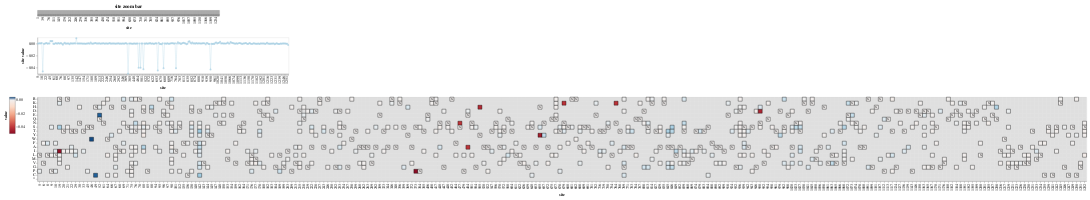

Source (notebook cell):
### Code cell
chart = a_model_object.mut_shift_plot()
chart

### Figure 1 — Vega-Lite specification as saved in the notebook (floating-point values rounded to 4 significant figures; data arrays with more than 128 entries replaced by an {"elided": "..."} marker saying what was removed)
{"config": {"view": {"continuousWidth": 400, "continuousHeight": 300}, "axis": {"grid": false, "labelOverlap": "parity"}, "padding": 10}, "vconcat": [{"data": {"name": "data-3cba72f9284c2e32543541ba110926a8"}, "mark": "rect", "encoding": {"color": {"value": "gray"}, "tooltip": [{"field": "site", "type": "quantitative"}], "x": {"field": "site", "sort": {"field": "_stat_site_order", "order": "ascending"}, "type": "ordinal"}}, "height": 11, "params": [{"name": "parameter003", "select": {"type": "interval", "encodings": ["x"], "mark": {"stroke": "black", "strokeWidth": 2}}}, {"name": "floor_at_zero", "select": {"type": "point", "fields": ["floor"]}, "bind": {"input": "radio", "options": [0, -0.04956], "labels": ["yes", "no"], "name": "floor value at zero"}, "value": [{"floor": -0.04956}]}, {"name": "parameter003", "select": {"type": "interval", "encodings": ["x"], "mark": {"stroke": "black", "strokeWidth": 2}}}, {"name": "parameter001", "select": {"type": "point", "fields": ["cutoff"]}, "bind": {"input": "range", "max": 0.004411, "min": -0.04956, "name": "minimum max of value at site"}, "value": [{"cutoff": -0.04956}]}], "title": "site zoom bar", "width": 500}, {"layer": [{"mark": {"type": "line", "opacity": 0.7, "size": 1}, "encoding": {"color": {"field": "condition", "legend": null, "scale": {"domain": ["S_Omicron_BA_2-1"], "range": ["#a6cee3"]}, "type": "nominal"}, "tooltip": [{"field": "site", "type": "quantitative"}, {"field": "_stat_site_val", "format": ".3g", "title": "site value", "type": "quantitative"}, {"field": "wildtype", "type": "nominal"}], "x": {"field": "site", "sort": {"field": "_stat_site_order", "order": "ascending"}, "type": "ordinal"}, "y": {"field": "_stat_site_val", "scale": {"zero": true}, "title": "site value", "type": "quantitative"}}, "params": [{"name": "site_stat", "select": {"type": "point", "fields": ["_stat_site_stat"]}, "bind": {"input": "radio", "options": ["_stat_sum", "_stat_mean", "_stat_max", "_stat_min"], "labels": ["sum", "mean", "max", "min"], "name": "site value statistic"}, "value": [{"_stat_site_stat": "_stat_sum"}]}, {"name": "parameter002", "select": {"type": "point", "fields": ["_stat_show_line"]}, "bind": {"input": "radio", "options": [true, false], "labels": ["yes", "no"], "name": "show line on site plot"}, "value": [{"_stat_show_line": true}]}, {"name": "floor_at_zero", "select": {"type": "point", "fields": ["floor"]}, "bind": {"input": "radio", "options": [0, -0.04956], "labels": ["yes", "no"], "name": "floor value at zero"}, "value": [{"floor": -0.04956}]}, {"name": "parameter003", "select": {"type": "interval", "encodings": ["x"], "mark": {"stroke": "black", "strokeWidth": 2}}}, {"name": "parameter001", "select": {"type": "point", "fields": ["cutoff"]}, "bind": {"input": "range", "max": 0.004411, "min": -0.04956, "name": "minimum max of value at site"}, "value": [{"cutoff": -0.04956}]}], "transform": [{"lookup": "site", "from": {"data": {"name": "data-177c5b9bfd20bba7329a29d346ac82de"}, "key": "site", "fields": ["wildtype", "_stat_site_order"]}}, {"calculate": "max(datum['value'],floor_at_zero['floor'])", "as": "_stat"}, {"joinaggregate": [{"op": "max", "field": "_stat", "as": "_stat_site_max"}], "groupby": ["site"]}, {"filter": "((datum['_stat_site_max'] >= (parameter001['cutoff'] - 1e-06)) || (!isNumber(datum['_stat_site_max'])))"}, {"calculate": "(datum.wildtype !== datum.mutant)", "as": "_stat_not_wildtype"}, {"joinaggregate": [{"op": "max", "field": "_stat_not_wildtype", "as": "_stat_site_has_non_wildtype"}], "groupby": ["site"]}, {"filter": "datum['_stat_site_has_non_wildtype']"}, {"filter": {"param": "parameter003"}}, {"filter": "(datum.wildtype !== datum.mutant)"}, {"aggregate": [{"op": "sum", "field": "_stat", "as": "_stat_sum"}, {"op": "mean", "field": "_stat", "as": "_stat_mean"}, {"op": "max", "field": "_stat", "as": "_stat_max"}, {"op": "min", "field": "_stat", "as": "_stat_min"}], "groupby": ["site", "wildtype", "_stat_site_order", "condition"]}, {"fold": ["_stat_sum", "_stat_mean", "_stat_max", "_stat_min"], "as": ["_stat_site_stat", "_stat_site_val"]}, {"filter": {"param": "site_stat"}}, {"calculate": "true", "as": "_stat_show_line"}, {"filter": {"param": "parameter002"}}]}, {"mark": {"type": "circle", "opacity": 0.7}, "encoding": {"color": {"field": "condition", "legend": null, "scale": {"domain": ["S_Omicron_BA_2-1"], "range": ["#a6cee3"]}, "type": "nominal"}, "tooltip": [{"field": "site", "type": "quantitative"}, {"field": "_stat_site_val", "format": ".3g", "title": "site value", "type": "quantitative"}, {"field": "wildtype", "type": "nominal"}], "x": {"field": "site", "sort": {"field": "_stat_site_order", "order": "ascending"}, "type": "ordinal"}, "y": {"field": "_stat_site_val", "scale": {"zero": true}, "title": "site value", "type": "quantitative"}}, "transform": [{"lookup": "site", "from": {"data": {"name": "data-177c5b9bfd20bba7329a29d346ac82de"}, "key": "site", "fields": ["wildtype", "_stat_site_order"]}}, {"calculate": "max(datum['value'],floor_at_zero['floor'])", "as": "_stat"}, {"joinaggregate": [{"op": "max", "field": "_stat", "as": "_stat_site_max"}], "groupby": ["site"]}, {"filter": "((datum['_stat_site_max'] >= (parameter001['cutoff'] - 1e-06)) || (!isNumber(datum['_stat_site_max'])))"}, {"calculate": "(datum.wildtype !== datum.mutant)", "as": "_stat_not_wildtype"}, {"joinaggregate": [{"op": "max", "field": "_stat_not_wildtype", "as": "_stat_site_has_non_wildtype"}], "groupby": ["site"]}, {"filter": "datum['_stat_site_has_non_wildtype']"}, {"filter": {"param": "parameter003"}}, {"filter": "(datum.wildtype !== datum.mutant)"}, {"aggregate": [{"op": "sum", "field": "_stat", "as": "_stat_sum"}, {"op": "mean", "field": "_stat", "as": "_stat_mean"}, {"op": "max", "field": "_stat", "as": "_stat_max"}, {"op": "min", "field": "_stat", "as": "_stat_min"}], "groupby": ["site", "wildtype", "_stat_site_order", "condition"]}, {"fold": ["_stat_sum", "_stat_mean", "_stat_max", "_stat_min"], "as": ["_stat_site_stat", "_stat_site_val"]}, {"filter": {"param": "site_stat"}}]}], "data": {"name": "data-e79f7a71c77e27d84b5b5264cc29ec53"}, "height": 100, "width": 690}, {"vconcat": [{"layer": [{"mark": {"type": "rect", "color": "gray", "opacity": 0.25}, "encoding": {"x": {"field": "site", "sort": {"field": "_stat_site_order", "order": "ascending"}, "type": "ordinal"}, "y": {"field": "mutant", "scale": {"domain": ["R", "K", "H", "D", "E", "Q", "N", "S", "T", "Y", "W", "F", "A", "I", "L", "M", "V", "G", "P", "C", "*"]}, "sort": ["R", "K", "H", "D", "E", "Q", "N", "S", "T", "Y", "W", "F", "A", "I", "L", "M", "V", "G", "P", "C", "*"], "title": null, "type": "nominal"}}, "params": [{"name": "floor_at_zero", "select": {"type": "point", "fields": ["floor"]}, "bind": {"input": "radio", "options": [0, -0.04956], "labels": ["yes", "no"], "name": "floor value at zero"}, "value": [{"floor": -0.04956}]}, {"name": "parameter003", "select": {"type": "interval", "encodings": ["x"], "mark": {"stroke": "black", "strokeWidth": 2}}}, {"name": "parameter001", "select": {"type": "point", "fields": ["cutoff"]}, "bind": {"input": "range", "max": 0.004411, "min": -0.04956, "name": "minimum max of value at site"}, "value": [{"cutoff": -0.04956}]}], "transform": [{"lookup": "site", "from": {"data": {"name": "data-177c5b9bfd20bba7329a29d346ac82de"}, "key": "site", "fields": ["wildtype", "_stat_site_order"]}}, {"calculate": "max(datum['value'],floor_at_zero['floor'])", "as": "_stat"}, {"joinaggregate": [{"op": "max", "field": "_stat", "as": "_stat_site_max"}], "groupby": ["site"]}, {"filter": "((datum['_stat_site_max'] >= (parameter001['cutoff'] - 1e-06)) || (!isNumber(datum['_stat_site_max'])))"}, {"calculate": "(datum.wildtype !== datum.mutant)", "as": "_stat_not_wildtype"}, {"joinaggregate": [{"op": "max", "field": "_stat_not_wildtype", "as": "_stat_site_has_non_wildtype"}], "groupby": ["site"]}, {"filter": "datum['_stat_site_has_non_wildtype']"}, {"filter": {"param": "parameter003"}}, {"impute": "_stat_dummy", "key": "mutant", "groupby": ["site"], "keyvals": ["R", "K", "H", "D", "E", "Q", "N", "S", "T", "Y", "W", "F", "A", "I", "L", "M", "V", "G", "P", "C", "*"], "value": null}]}, {"mark": "rect", "encoding": {"color": {"field": "_stat", "legend": {"gradientLength": 100, "gradientStrokeColor": "black", "gradientStrokeWidth": 0.5, "orient": "left", "title": "value", "titleOrient": "left"}, "scale": {"domainMax": 0.004411, "domainMid": 0, "domainMin": {"expr": "floor_at_zero.floor"}, "nice": false, "scheme": "redblue", "type": "linear", "zero": true}, "type": "quantitative"}, "stroke": {"value": "black"}, "tooltip": [{"field": "site", "type": "nominal"}, {"field": "wildtype", "type": "nominal"}, {"field": "mutant", "type": "nominal"}, {"field": "value", "format": ".3g", "type": "quantitative"}], "x": {"axis": {"labels": true, "ticks": true, "title": "site"}, "field": "site", "sort": {"field": "_stat_site_order", "order": "ascending"}, "type": "ordinal"}, "y": {"field": "mutant", "scale": {"domain": ["R", "K", "H", "D", "E", "Q", "N", "S", "T", "Y", "W", "F", "A", "I", "L", "M", "V", "G", "P", "C", "*"]}, "sort": ["R", "K", "H", "D", "E", "Q", "N", "S", "T", "Y", "W", "F", "A", "I", "L", "M", "V", "G", "P", "C", "*"], "title": null, "type": "nominal"}}, "title": {"text": "", "anchor": "middle", "color": "#a6cee3", "orient": "left"}, "transform": [{"lookup": "site", "from": {"data": {"name": "data-177c5b9bfd20bba7329a29d346ac82de"}, "key": "site", "fields": ["wildtype", "_stat_site_order"]}}, {"calculate": "max(datum['value'],floor_at_zero['floor'])", "as": "_stat"}, {"joinaggregate": [{"op": "max", "field": "_stat", "as": "_stat_site_max"}], "groupby": ["site"]}, {"filter": "((datum['_stat_site_max'] >= (parameter001['cutoff'] - 1e-06)) || (!isNumber(datum['_stat_site_max'])))"}, {"calculate": "(datum.wildtype !== datum.mutant)", "as": "_stat_not_wildtype"}, {"joinaggregate": [{"op": "max", "field": "_stat_not_wildtype", "as": "_stat_site_has_non_wildtype"}], "groupby": ["site"]}, {"filter": "datum['_stat_site_has_non_wildtype']"}, {"filter": {"param": "parameter003"}}, {"filter": "(datum['condition'] === 'S_Omicron_BA_2-1')"}]}, {"mark": {"type": "text", "color": "black", "text": "x"}, "encoding": {"x": {"field": "site", "sort": {"field": "_stat_site_order", "order": "ascending"}, "type": "ordinal"}, "y": {"field": "mutant", "scale": {"domain": ["R", "K", "H", "D", "E", "Q", "N", "S", "T", "Y", "W", "F", "A", "I", "L", "M", "V", "G", "P", "C", "*"]}, "sort": ["R", "K", "H", "D", "E", "Q", "N", "S", "T", "Y", "W", "F", "A", "I", "L", "M", "V", "G", "P", "C", "*"], "title": null, "type": "nominal"}}, "transform": [{"lookup": "site", "from": {"data": {"name": "data-177c5b9bfd20bba7329a29d346ac82de"}, "key": "site", "fields": ["wildtype", "_stat_site_order"]}}, {"calculate": "max(datum['value'],floor_at_zero['floor'])", "as": "_stat"}, {"joinaggregate": [{"op": "max", "field": "_stat", "as": "_stat_site_max"}], "groupby": ["site"]}, {"filter": "((datum['_stat_site_max'] >= (parameter001['cutoff'] - 1e-06)) || (!isNumber(datum['_stat_site_max'])))"}, {"calculate": "(datum.wildtype !== datum.mutant)", "as": "_stat_not_wildtype"}, {"joinaggregate": [{"op": "max", "field": "_stat_not_wildtype", "as": "_stat_site_has_non_wildtype"}], "groupby": ["site"]}, {"filter": "datum['_stat_site_has_non_wildtype']"}, {"filter": {"param": "parameter003"}}, {"filter": "(datum.wildtype === datum.mutant)"}]}], "height": {"step": 11}, "width": {"step": 11}}], "data": {"name": "data-e79f7a71c77e27d84b5b5264cc29ec53"}, "resolve": {"scale": {"color": "shared", "x": "shared"}}, "spacing": 10}], "resolve": {"scale": {"color": "independent"}}, "$schema": "https://vega.github.io/schema/vega-lite/v5.2.0.json", "datasets": {"data-3cba72f9284c2e32543541ba110926a8": {"elided": "1075 records"}, "data-e79f7a71c77e27d84b5b5264cc29ec53": {"elided": "1548 records"}, "data-177c5b9bfd20bba7329a29d346ac82de": {"elided": "1075 records"}}}
